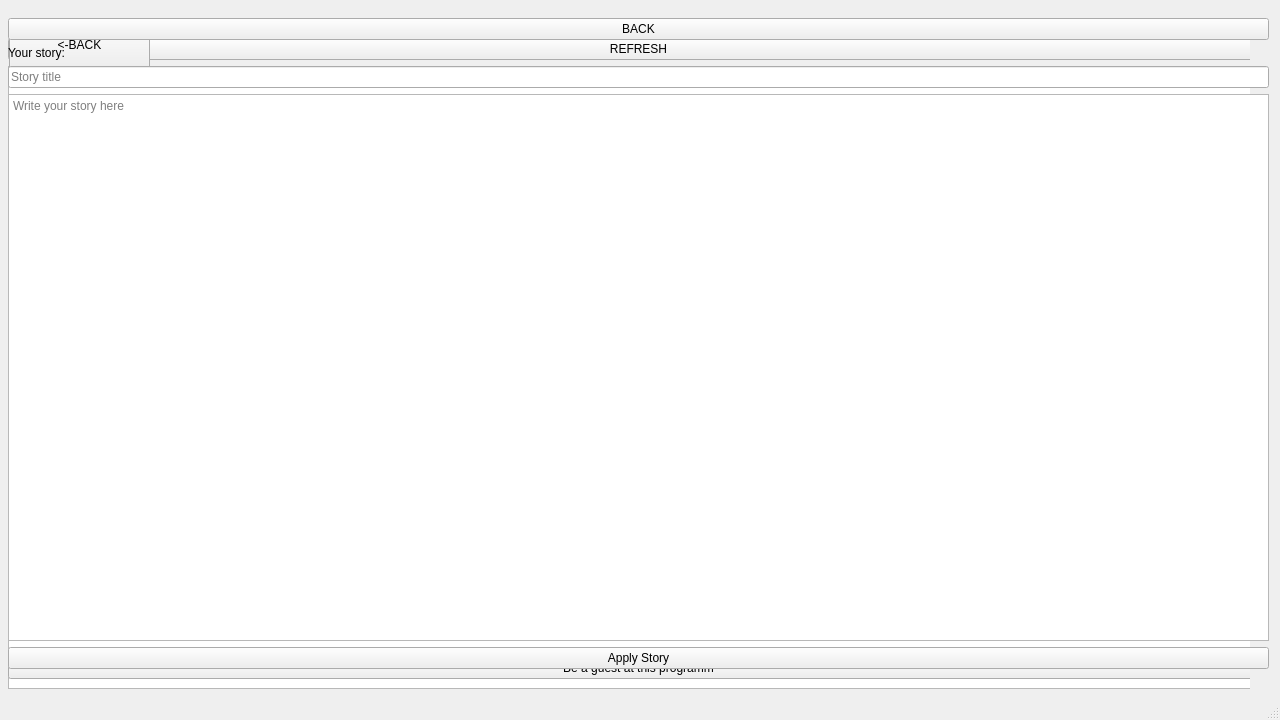
<?xml version="1.0" encoding="UTF-8"?>
<ui version="4.0">
 <class>User</class>
 <widget class="QMainWindow" name="User">
  <property name="enabled">
   <bool>true</bool>
  </property>
  <property name="geometry">
   <rect>
    <x>0</x>
    <y>0</y>
    <width>1280</width>
    <height>720</height>
   </rect>
  </property>
  <property name="windowTitle">
   <string>MainWindow</string>
  </property>
  <widget class="QWidget" name="centralwidget">
   <widget class="QWidget" name="widget" native="true">
    <property name="enabled">
     <bool>true</bool>
    </property>
    <property name="geometry">
     <rect>
      <x>-1</x>
      <y>9</y>
      <width>1251</width>
      <height>681</height>
     </rect>
    </property>
    <widget class="QWidget" name="verticalLayoutWidget">
     <property name="geometry">
      <rect>
       <x>9</x>
       <y>9</y>
       <width>1261</width>
       <height>671</height>
      </rect>
     </property>
     <layout class="QVBoxLayout" name="verticalLayout">
      <item>
       <widget class="QLabel" name="welcome">
        <property name="text">
         <string>Welcome!</string>
        </property>
        <property name="alignment">
         <set>Qt::AlignCenter</set>
        </property>
       </widget>
      </item>
      <item>
       <widget class="QPushButton" name="pushButton">
        <property name="text">
         <string>REFRESH</string>
        </property>
       </widget>
      </item>
      <item>
       <widget class="QTableWidget" name="programms"/>
      </item>
     </layout>
    </widget>
   </widget>
   <widget class="QWidget" name="widget_2" native="true">
    <property name="enabled">
     <bool>true</bool>
    </property>
    <property name="geometry">
     <rect>
      <x>-1</x>
      <y>9</y>
      <width>1251</width>
      <height>681</height>
     </rect>
    </property>
    <widget class="QWidget" name="verticalLayoutWidget_2">
     <property name="geometry">
      <rect>
       <x>9</x>
       <y>9</y>
       <width>1261</width>
       <height>661</height>
      </rect>
     </property>
     <layout class="QVBoxLayout" name="verticalLayout_2">
      <item>
       <widget class="QLabel" name="title">
        <property name="text">
         <string>Title</string>
        </property>
        <property name="alignment">
         <set>Qt::AlignCenter</set>
        </property>
       </widget>
      </item>
      <item>
       <layout class="QHBoxLayout" name="horizontalLayout">
        <item>
         <widget class="QLabel" name="start">
          <property name="text">
           <string>start:</string>
          </property>
          <property name="alignment">
           <set>Qt::AlignLeading|Qt::AlignLeft|Qt::AlignVCenter</set>
          </property>
         </widget>
        </item>
        <item>
         <widget class="QLabel" name="end">
          <property name="text">
           <string>3nd:</string>
          </property>
         </widget>
        </item>
       </layout>
      </item>
      <item>
       <layout class="QHBoxLayout" name="horizontalLayout_5">
        <item>
         <layout class="QVBoxLayout" name="verticalLayout_6">
          <item>
           <widget class="QLabel" name="disiplines">
            <property name="text">
             <string>Diciplines:</string>
            </property>
           </widget>
          </item>
          <item>
           <widget class="QLabel" name="info_deciplines">
            <property name="text">
             <string>Desiplines info</string>
            </property>
           </widget>
          </item>
         </layout>
        </item>
        <item>
         <layout class="QVBoxLayout" name="verticalLayout_7">
          <item>
           <widget class="QLabel" name="participants">
            <property name="text">
             <string>Participants</string>
            </property>
           </widget>
          </item>
          <item>
           <widget class="QLabel" name="info_participants">
            <property name="text">
             <string>Participants info</string>
            </property>
           </widget>
          </item>
         </layout>
        </item>
       </layout>
      </item>
      <item>
       <widget class="QPushButton" name="ok">
        <property name="text">
         <string>Be a guest at this programm</string>
        </property>
       </widget>
      </item>
     </layout>
    </widget>
    <widget class="QPushButton" name="back">
     <property name="geometry">
      <rect>
       <x>10</x>
       <y>10</y>
       <width>141</width>
       <height>51</height>
      </rect>
     </property>
     <property name="text">
      <string>&lt;-BACK</string>
     </property>
    </widget>
   </widget>
   <widget class="QWidget" name="widget_3" native="true">
    <property name="geometry">
     <rect>
      <x>-1</x>
      <y>-1</y>
      <width>1281</width>
      <height>701</height>
     </rect>
    </property>
    <widget class="QWidget" name="verticalLayoutWidget_3">
     <property name="geometry">
      <rect>
       <x>9</x>
       <y>19</y>
       <width>1261</width>
       <height>651</height>
      </rect>
     </property>
     <layout class="QVBoxLayout" name="verticalLayout_3">
      <item>
       <widget class="QPushButton" name="pushButton_2">
        <property name="text">
         <string>BACK</string>
        </property>
       </widget>
      </item>
      <item>
       <widget class="QLabel" name="story_label">
        <property name="text">
         <string>Your story:</string>
        </property>
       </widget>
      </item>
      <item>
       <widget class="QLineEdit" name="story_title">
        <property name="placeholderText">
         <string>Story title</string>
        </property>
       </widget>
      </item>
      <item>
       <widget class="QTextEdit" name="story_edit">
        <property name="placeholderText">
         <string>Write your story here</string>
        </property>
       </widget>
      </item>
      <item>
       <widget class="QPushButton" name="story_apply">
        <property name="text">
         <string>Apply Story</string>
        </property>
       </widget>
      </item>
     </layout>
    </widget>
   </widget>
  </widget>
  <widget class="QMenuBar" name="menubar">
   <property name="geometry">
    <rect>
     <x>0</x>
     <y>0</y>
     <width>1280</width>
     <height>26</height>
    </rect>
   </property>
  </widget>
  <widget class="QStatusBar" name="statusbar"/>
 </widget>
 <resources/>
 <connections/>
</ui>
